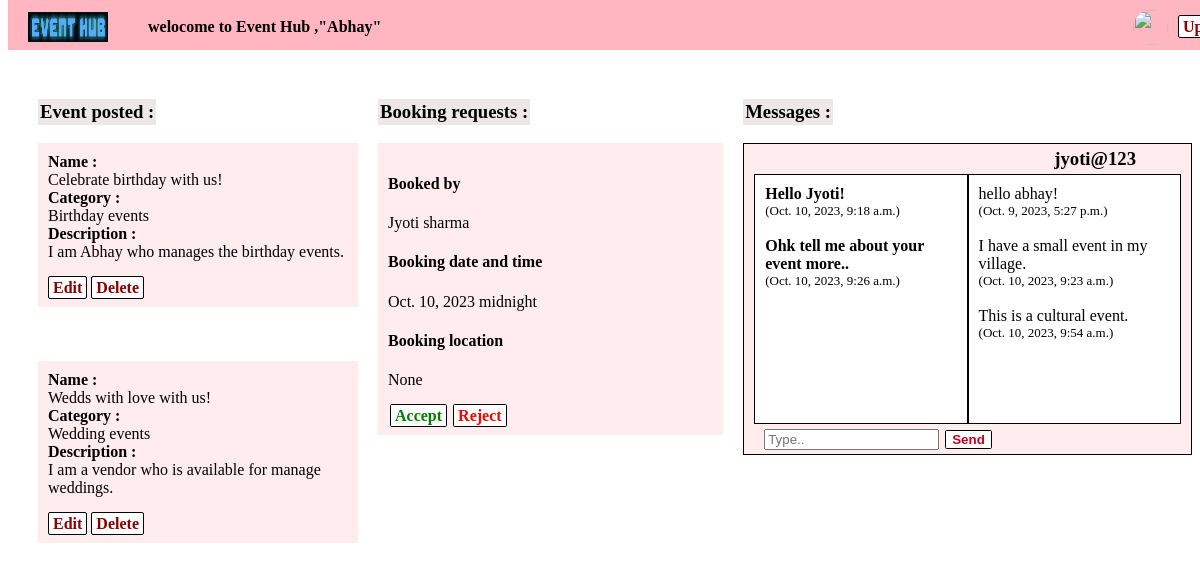
Page /home-E/ (signed in) on the earlier database version.
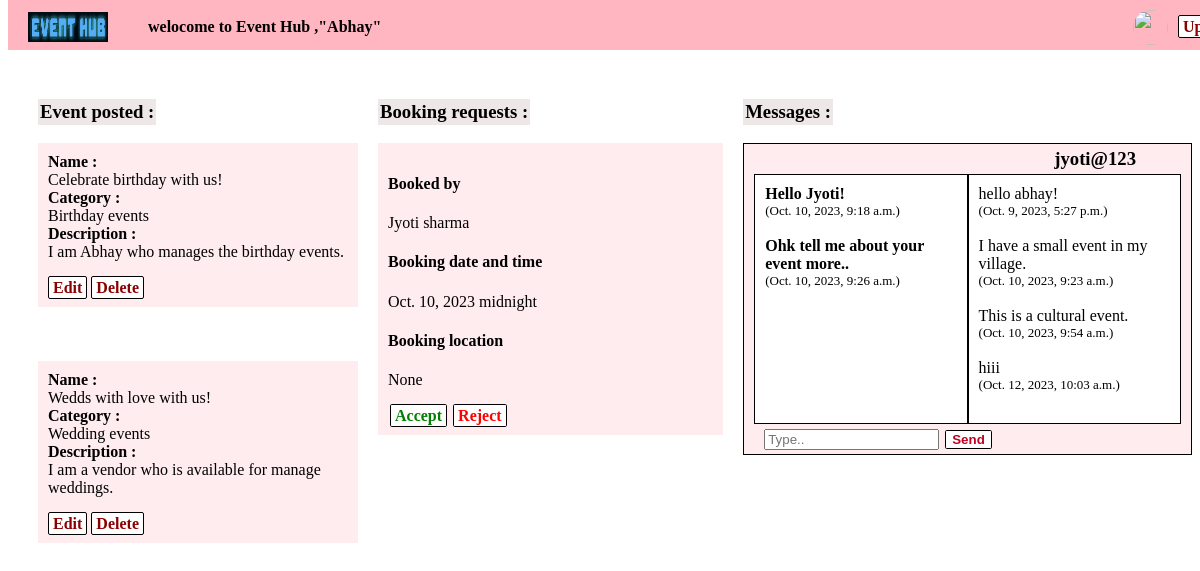
Same page on the later database version.
### EventPlanner/models.py (models this page shows, shortened)
class Event(models.Model):
    category = models.ForeignKey(Category,on_delete=models.CASCADE)
    event_planner = models.ForeignKey(User,on_delete=models.CASCADE,null=True)
    name = models.CharField(max_length=100)
    description = models.TextField(null=True,blank=True)

class Category(models.Model):
    name = models.CharField(max_length=100)
    def __str__(self):
        return self.name

### customer/models.py (models this page shows)
class Booking(models.Model):
    user = models.ForeignKey(User,on_delete=models.CASCADE,related_name='booking_user',null=False)
    venue = models.ForeignKey(Venue, on_delete=models.CASCADE,null=True)
    vendor = models.ForeignKey(User, on_delete=models.CASCADE,null=True)
    date = models.DateField(null=True)
    time = models.TimeField(null=True)
    location = models.CharField(max_length=150,null=True,blank=True)
    booking_accepted = models.BooleanField(null=True,blank=True)

class Messages(models.Model):
    sender = models.ForeignKey(User,on_delete=models.CASCADE,null=False,blank=False)
    receiver = models.ForeignKey(User,on_delete=models.CASCADE,null=False,blank=False,related_name = 'receiver')
    message = models.TextField(null=False,blank=False)
    created = models.DateTimeField(auto_now_add = True)

### EventPlanner/views.py (the view)
# urls.py: path('home-E/',views.home),
@login_required(login_url='/login/')
def home(request):
    if request.user.userprofile.user_type == 'is_event_planner':
        bookings = Booking.objects.filter(vendor = request.user)
        events = Event.objects.filter(event_planner = request.user)
        try:
            received_dict,sent_dict = Messages_display(request)
        except:
            received_dict = None
            sent_dict = None
        context = {'bookings':bookings,'received_dict':received_dict,'sent_dict':sent_dict,'MessageForm':MessageForm,'events':events}
        return render(request,'EventPlanner/home.html',context)

### EventPlanner/templates/EventPlanner/home.html (shortened to what this page needs)
{% load static %}
<link rel="stylesheet" href="{% static 'EventPlanner/css/navbar.css' %}">
<link rel="stylesheet" href="{% static 'EventPlanner/css/home.css' %}">
<div class="navbar-div">
{% include 'navbar.html' %}
</div>
<div class="home-div">
    <div class="outer-grid-div">
        <div class="event-div">
            <h3 style="background-color: rgb(237, 231, 231); width: fit-content; padding: 2px;">Event posted :</h3>
            {% for event in events reversed %}
        <div class="event-posted">
            <div><b>Name :</b></div>
            <div>{{event.name}}</div>
            <div><b>Category :</b></div>
            <div>{{event.category}}</div>
            <div><b>Description :</b></div>
            <div>{{event.description}}</div>
            <br>
            <a href="/edit-event/{{event.id}}/" class="edit">Edit</a>
            <a href="/delete-event/{{event.id}}/" class="delete">Delete</a>
        </div>
            <br><br><br>
            {% endfor %}
        </div>
        <div>
            <h3 style="background-color: rgb(237, 231, 231); width: fit-content; padding: 2px;">Booking requests :</h3>
            {% for booking in bookings %}
        <div class="requests">
            <div>
                <div>
                    <h4>Booked by</h4>
                </div>
                <div>{{booking.user.first_name}} {{booking.user.last_name}}</div>
                <div>
                    <h4>Booking date and time</h4>
                </div>
                <div>{{booking.date}} {{booking.time}}</div>
                <div>
                    <h4>Booking location</h4>
                </div>
                <div>{{booking.location}}</div>
            </div>
            {% if booking.booking_accepted is None %}
            <br>
            <a href="/accept-booking/{{booking.id}}/accepted/" class="accept">Accept</a>
            <a href="/accept-booking/{{booking.id}}/rejected/" class="reject">Reject</a>
            {% elif booking.booking_accepted is False %}
            <p class="rejected">Rejected</p>
            {% else %}
            <p class="accepted">Accepted</p>
            {% endif %}
        </div>
            {% endfor %}
        </div>
        <div>
                <h3 style="background-color: rgb(237, 231, 231); width: fit-content; padding: 2px;">Messages :</h3>
            {% for sender,messages in received_dict.items %}
        <div class="grid-div">
            <div class="messages">
                <div class="sender-messages">
                    {% for receiver,msgs in sent_dict.items %}
                    {% if receiver == sender %}
                    {% for msg in msgs %}
                    <div><b>{{msg.message}}</b></div>
                    <div style="font-size: small;">({{msg.created}})</div>
                    <br>
                    {% endfor %}
                    {% endif %}
                    {% endfor %}
                <br><br>
                </div>
                <div class="receiver-messages">
                    {% for message in messages %}
                    <div>{{message.message}}</div>
                    <div style="font-size: small;">({{message.created}})</div>
                    <br>
                    {% endfor %}
                </div>
            </div>
                <div class="message-div">
                    <h3 class="sender">{{sender}}</h3>
                    <form action="/create-message/" method="POST">
                        <input type="text" name="message" placeholder="Type.." class="search-bar">
                        <input type="submit" value="Send" class="send-button">
                    </form>
                </div>
            </div>
            {% endfor %}
        </div>
    </div>
</div>

Differences in the rows shown:
added Messages: message "hiii", created "Oct. 12, 2023, 10:03 a.m."
